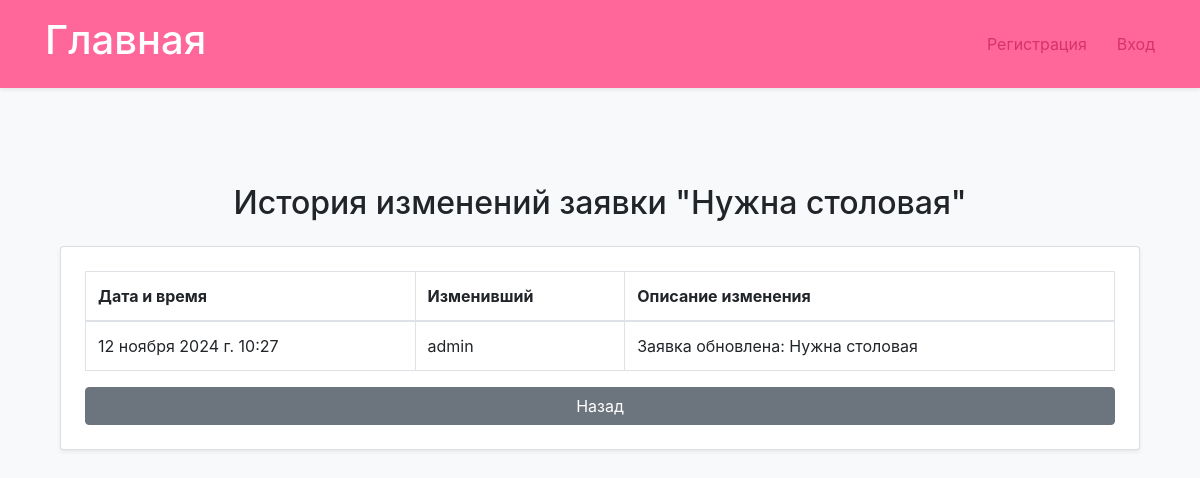
The app's page /catalog/application/1/history/ with its own data.
### catalog/models.py (models this page shows, shortened)
class Application(models.Model):
    user = models.ForeignKey(
        settings.AUTH_USER_MODEL,
        on_delete=models.CASCADE,
        related_name='applications',
        verbose_name='Пользователь'
    )
    title = models.CharField(max_length=200, verbose_name='Напишите заголовок к заявке ')
    description = models.TextField(verbose_name='Напишите описание для заявки')
    category = models.ForeignKey(Category, on_delete=models.CASCADE, verbose_name='Выберите категорию заявки')
    image = models.FileField(
        upload_to='application',
        validators=[validate_image],
        verbose_name='Загрузите фото заявки'
    )
    LOAN_STATUS = (
        ('new', 'новая'),
        ('active','принято'),
        ('done','выполнено'),
    )
    status = models.CharField(max_length=20, choices=LOAN_STATUS,
                              default='new', verbose_name='статус заявки',
                              help_text='статус заявки')
    created_at = models.DateTimeField(auto_now_add=True, help_text='дата и время создания')
    def display_category(self):
        return self.category.name if self.category else "Без категории"
    display_category.short_description = 'Category'

class ApplicationHistory(models.Model):
    application = models.ForeignKey(Application, on_delete=models.CASCADE, related_name='history')
    changed_by = models.ForeignKey(User, on_delete=models.SET_NULL, null=True)
    change_timestamp = models.DateTimeField(auto_now_add=True)
    change_description = models.TextField()

class User(AbstractUser):
    first_name = models.CharField(max_length=254, verbose_name="Имя")
    patronymic = models.CharField(max_length=254,blank=True, verbose_name="Отчество")
    last_name = models.CharField(max_length=254, verbose_name="Фамилия")
    username = models.CharField(max_length=254, verbose_name="Логин", unique=True)
    email = models.EmailField(max_length=254, verbose_name="Почта", unique=True)
    password = models.CharField(max_length=254, verbose_name="Пароль")
    failed_attempts = models.PositiveIntegerField(default=0, verbose_name="Неудачные попытки")
    is_blocked = models.BooleanField(default=False, verbose_name="Заблокирован")
    USERNAME_FIELD = 'username'

### catalog/views.py (the view)
# urls.py: path('application/<int:pk>/history/', views.application_history, name='application_history'),
def application_history(request, pk):
    application = get_object_or_404(Application, pk=pk)
    history = application.history.all()
    return render(request, 'catalog/application_history.html', {'application': application, 'history': history})

### catalog/templates/catalog/application_history.html (shortened to what this page needs)
{% extends 'catalog/base_generic.html' %}
{% block content %}
<div class="container my-5">
    <h2 class="text-center mb-4">История изменений заявки "{{ application.title }}"</h2>
    <div class="card shadow-sm p-4">
        <table class="table table-bordered">
            <thead>
                <tr>
                    <th>Дата и время</th>
                    <th>Изменивший</th>
                    <th>Описание изменения</th>
                </tr>
            </thead>
            <tbody>
                {% for change in history %}
                <tr>
                    <td>{{ change.change_timestamp }}</td>
                    <td>{{ change.changed_by.username }}</td>
                    <td>{{ change.change_description }}</td>
                </tr>
                {% empty %}
                <tr>
                    <td colspan="3" class="text-center">Нет изменений для этой заявки.</td>
                </tr>
                {% endfor %}
            </tbody>
        </table>
        <a href="{% url 'catalog:application_detail' application.pk %}" class="btn btn-secondary">Назад</a>
    </div>
</div>
{% endblock %}

### catalog/static/css/styles.css (style rules this page uses)
* { padding: 0; margin: 0; border: 0; box-sizing: border-box; }
body { font-family: 'Montserrat', sans-serif; background-color: #f8f9fa; }
a { transition: all 0.3s ease-in-out; }
.card { border-radius: 12px; }

### records on screen
Application: title "Нужна столовая"
ApplicationHistory: change_timestamp "12 ноября 2024 г. 10:27", changed_by.username "admin", change_description "Заявка обновлена: Нужна столовая"
